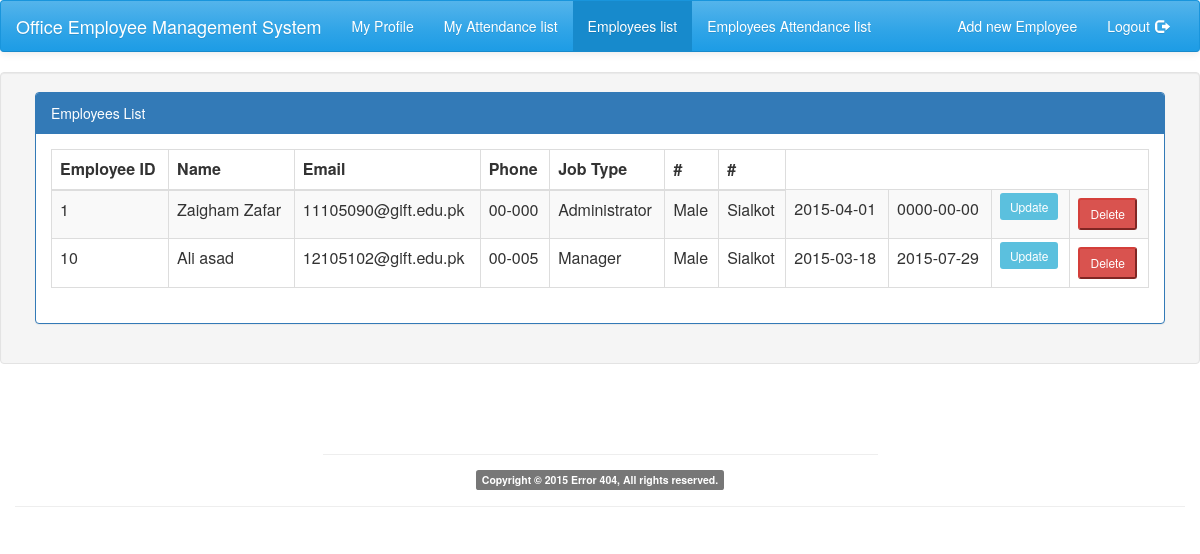
The app's page /index.php?page=employeeslist (signed in) with its own data.
### tables this page shows
CREATE TABLE IF NOT EXISTS `employees` (
  `id` int(11) NOT NULL,
  `name` varchar(30) NOT NULL,
  `phone` varchar(20) NOT NULL,
  `email` text NOT NULL,
  `jobtype` varchar(20) NOT NULL,
  `gender` varchar(10) NOT NULL,
  `address` varchar(50) NOT NULL,
  `added_by` int(11) NOT NULL,
  `Join_Date` date NOT NULL,
  `Lev_Date` date DEFAULT NULL
);

### index.php (called while the page is built, shortened)
<?php
require("helpers.php");
if(isset($_GET['page']))
{
    $page = $_GET['page'];
}
else
    $page = "home";
render($page);
?>

### helpers.php (the view, shortened to what this page needs)
<?php
require_once("includes.php");
function render($file, $data=array())
	{
		$path=__DIR__."/views/".$file.".php";
		if(file_exists($path))
           {
			extract($data);
			require($path);
           }
	}
    function query($sql) {
 $dbname = "basep_16359700_ems";
        $server = "sql310.base.pk";
        $user ="basep_16359700";
        $pass = "11105090";
        $connection = mysql_connect($server, $user, $pass);
        $db = mysql_select_db($dbname, $connection);
        $query = mysql_query($sql, $connection);
            return $query;
    }
    function loaddata()
    {
                                            $result=query("select * from employees");
                                            while($row=mysql_fetch_array($result)){
                                                $check=$row['Lev_Date'];
                                                $output="<tr><td>".$row['id']."</td><td id='na'>".$row['name']."</td><td>".$row['email']."</td><td>".$row['phone']."</td><td>".$row['jobtype']."</td>
<td>".$row['gender']."</td><td>".$row['address']."</td>
<td>".$row['Join_Date']."</td><td>".$check."</td>
<td>
  <a type='button'  class='btn-sm btn-info' href='index.php?page=UpdateEmployee&empdata=".$row['id']."'>
     Update</a>  </td><td>
     <button type='button' class='btn-sm btn-danger' onclick='delete_emp(".$row['id'].");'>
     Delete</button>
  </td></tr>";
                                            echo $output;
                                            }
    }
?>

### records on screen
employees: id "1", name "Zaigham Zafar", email "11105090@gift.edu.pk", phone "00-000", jobtype "Administrator", gender "Male", address "Sialkot", Join_Date "2015-04-01", Lev_Date "0000-00-00"
employees: id "10", name "Ali asad", email "12105102@gift.edu.pk", phone "00-005", jobtype "Manager", gender "Male", address "Sialkot", Join_Date "2015-03-18", Lev_Date "2015-07-29"
